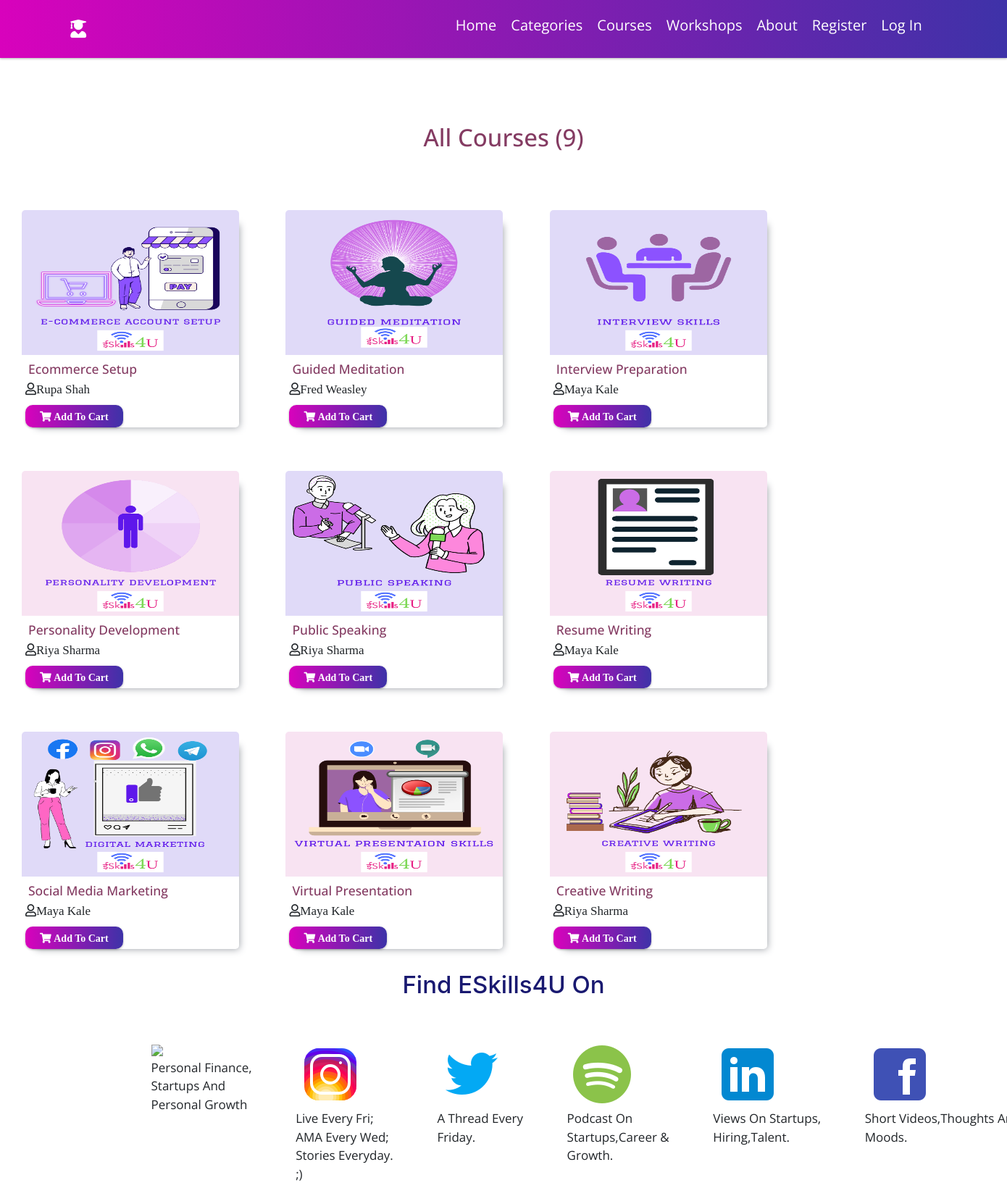
The app's page /all_courses/ with its own data.
### users/models.py (models this page shows, shortened)
class add_course(models.Model):
	tutor = models.ForeignKey(User,on_delete=models.CASCADE)
	course_name = models.CharField(max_length=250)
	course_section = models.ForeignKey(Section,on_delete = models.CASCADE )
	course_price = models.FloatField()
	sale_price = models.CharField(max_length=200)
	course_image = models.ImageField(upload_to="courses/%Y/%m/%d")
	details = models.TextField()
	topics = models.TextField(default="")

### users/views.py (the view)
# urls.py: path('all_courses/', views.all_courses, name='all_courses'),
def all_courses(request):
	context = {}
	all_courses = add_course.objects.all().order_by("course_name")
	context["courses"] = all_courses
	if "qry" in request.GET:
		q = request.GET["qry"]
		prd = add_course.objects.filter(Q(course_name__contains=q)|Q(course_section__sec_name__contains=q))
		context["courses"] = prd
		context["abcd"] = "search"
	if "sec" in request.GET:
		cid = request.GET["sec"]
		prd = add_course.objects.filter(course_section__id=cid)
		context["courses"] = prd
		context["abcd"] = "search"
	return render(request,"users/all_courses.html",context)

### users/templates/users/all_courses.html (shortened to what this page needs)
{% extends 'users/base.html' %}
{% load static %}
{% block content %}
<div id="sectitle" class="">
	{% if abcd %}
	<h1>{{courses|length}} results matched</h1>
	{% else %}
    <h1>All Courses ({{courses|length}})</h1>
	{% endif %}
</div>
{% for i in courses%}
<div id="" class="post">
    <img src="/media/{{i.course_image}}" alt="" class="slider-image">
    <div class="post-info">
        <h3><a href="{% url 'single_course' %}?pid={{i.id}}">{{i.course_name}}</a></h3>
        <i class="far fa-user">{{i.tutor.first_name}} {{i.tutor.last_name}}</i>
        <form action="{% url 'cart' %}" method="post">
        <button type="submit" class="btnsmall">
        	<i class="fa fa-shopping-cart"> Add to cart</i>
        </button>
        </form>
    </div>
</div>
{% endfor %}
{% endblock content %}

### users/templates/users/base.html (shortened to what this page needs)
<!DOCTYPE html>
{% load static %}
<html lang="en">
<head>
    <link rel="stylesheet" href="https://cdnjs.cloudflare.com/ajax/libs/font-awesome/5.15.2/css/all.min.css">
    <link rel="stylesheet" href="https://maxcdn.bootstrapcdn.com/bootstrap/4.0.0/css/bootstrap.min.css">
    <link rel="stylesheet" href="{% static 'users/css/main.css' %}" type="text/css">
    <link rel="stylesheet" href="{% static 'users/css/section_style.css' %}">
    <link rel="stylesheet" href="{% static 'css/eskill.css' %}
<script src="https://stackpath.bootstrapcdn.com/bootstrap/4.4.1/js/bootstrap.min.js"></script>
</head>
<body>
{% load static %}
<header>
    <a href="{% url 'home' %}" class="logo"><i class="fas fa-user-graduate"></i></a>
    <nav class="navbar" style="justify-content: center;">
        <ul>
            <li><a style="text-decoration: none;" class="" href="{% url 'home' %}">home</a></li>
            <li><a href="{% url 'all_sections' %}" style="text-decoration: none;">Categories</a></li>
              <li><a href="{% url 'all_courses' %}" style="text-decoration: none;">Courses</a></li>
            <li><a href="{% url 'workshops' %}" style="text-decoration: none;">Workshops</a></li>
              <li><a href="{% url 'about' %}" style="text-decoration: none;">about</a></li>
           {% if user.is_authenticated %}
            <li><a href="{% url 'profile' %}" style="text-decoration: none;">Profile</a></li>
            <li><a href="{% url 'user_logout' %}" style="text-decoration: none;">Log out</a></li>
           {% else %}
            <li><a href="{% url 'register' %}" style="text-decoration: none;">Register</a></li>
            <li><a href="{% url 'user_login' %}" style="text-decoration: none;">Log in</a></li>
           {% endif %}
        </ul>
    </nav>
</header>
<!-- login form
{% load crispy_forms_tags %}-->
<div>
    {% block content %}
    {% endblock content %}
</div>
<h1 style="text-align:center;color: #191970;">Find eSkills4U on</h1><br><br>
    <div style="padding-left:15%;">
        <footer style="width:1200px;display:flex;justify-content:space-between;">
            <div><a href="#"><img src="{% static 'users/img/youtube.png.crdownload' %}"></a>
                <div>Personal finance,<br>startups and<br>personal growth</div></div>
            <div><a href="#"><img src="{% static 'users/img/instagram.png' %}"></a>
                <div>Live every Fri;<br>AMA every Wed;<br>stories everyday.<br>;)</div></div>
            <div><a href="#"><img src="{% static 'users/img/twitter.png' %}"></a>
                <div>A thread every<br>Friday.</div></div>
            <div><a href="#"><img src="{% static 'users/img/spotify.png' %}"></a>
                <div>Podcast on<br>startups,career &<br>growth.</div></div>
            <div><a href="#"><img src="{% static 'users/img/linkedin.png' %}"></a>
                <div>Views on startups,<br>hiring,talent.</div></div>
            <div><a href="#"><img src="{% static 'users/img/facebook.png' %}"></a>
                <div>Short videos,thoughts and<br>moods.</div></div>
        </footer>
    </div>
</body>
</html>

### users/static/users/css/main.css (style rules this page uses)
:root { --gradient:linear-gradient(90deg,#d802bc,#3e32a8); --gradientt:linear-gradient(90deg,#d802bc,#3e32a8); }
* { font-family: 'Open Sans', sans-serif; margin:0; padding:0; box-sizing: border-box; border:none; outline: none; text-decoration: none; text-transform: capitalize; transition: all .2s linear; }
html { font-size: 62.5%; overflow-x: hidden; }
.btnsmall { padding:.5rem 2rem; font-size: 1.4rem; color:#fff; background:var(--gradientt); border-radius: 1rem; margin-top: 1rem; cursor: pointer; box-shadow: 0 .1rem .3rem rgba(0,0,0,.3); position: relative; overflow: hidden; z-index: 0; }
header { width: 100%; display: flex; align-items: center; justify-content: space-between; position: fixed; top:0; left: 0; z-index: 1000; padding:1.5rem 7%; background:var(--gradientt); box-shadow: 0 .1rem .3rem rgba(0,0,0,.3); }
header .logo { color:#fff; font-size: 2.5rem; }
header .navbar ul { display: flex; align-items: center; justify-content: center; list-style: none; }
header .navbar ul li { margin:0 1rem; }
header .navbar ul li a { text-decoration: none; font-size: 2rem; color:#fff; }
@media screen and (min-width:992px) { :root { --gradient:linear-gradient(90deg,#d802bc,#3e32a8); --gradientt:linear-gradient(90deg,#d802bc,#3e32a8); } }

### users/static/users/css/section_style.css (style rules this page uses)
:root { --gradient:linear-gradient(90deg,#d802bc,#3e32a8); --gradientt:linear-gradient(90deg,#d802bc,#3e32a8); }
body { font-size: 170%; }
h1 { color: #843b62; font-size: 3.3rem; text-align: center; }
#sectitle { margin-top: 170px; margin-bottom: 50px; }

### users/templates/users/base.html (style rules this page uses)
:root { --gradient:linear-gradient(90deg,#d802bc,#3e32a8); --gradientt:linear-gradient(90deg,#d802bc,#3e32a8); }

### users/templates/users/all_courses.html (style rules this page uses)
.post { height: 300px; width: 300px; margin: 30px 30px; display: inline-block; background: white; border-radius: 5px; box-shadow: 1rem 1rem 1rem -1rem #989ca3; }
.post .post-info { height: 63px; padding: 5px 5px; }
.post .post-info h3 { color: #843b62; margin: 4px; }
.post .post-info h3 a { color: #843b62; }
.post .slider-image { width: 100%; height: 200px; border-top-left-radius: 5px; border-top-right-radius: 5px; }

### records on screen
add_course: course_image (picture), course_name "Ecommerce Setup", tutor.first_name "Rupa", tutor.last_name "Shah"
add_course: course_image (picture), course_name "Guided Meditation", tutor.first_name "Fred", tutor.last_name "Weasley"
add_course: course_image (picture), course_name "Interview Preparation", tutor.first_name "Maya", tutor.last_name "Kale"
add_course: course_image (picture), course_name "Personality Development", tutor.first_name "Riya", tutor.last_name "Sharma"
add_course: course_image (picture), course_name "Public Speaking", tutor.first_name "Riya", tutor.last_name "Sharma"
add_course: course_image (picture), course_name "Resume Writing", tutor.first_name "Maya", tutor.last_name "Kale"
add_course: course_image (picture), course_name "Social Media Marketing", tutor.first_name "Maya", tutor.last_name "Kale"
add_course: course_image (picture), course_name "Virtual Presentation", tutor.first_name "Maya", tutor.last_name "Kale"
add_course: course_image (picture), course_name "Creative Writing", tutor.first_name "Riya", tutor.last_name "Sharma"

### other values on screen
{{ courses|length }} "9"
